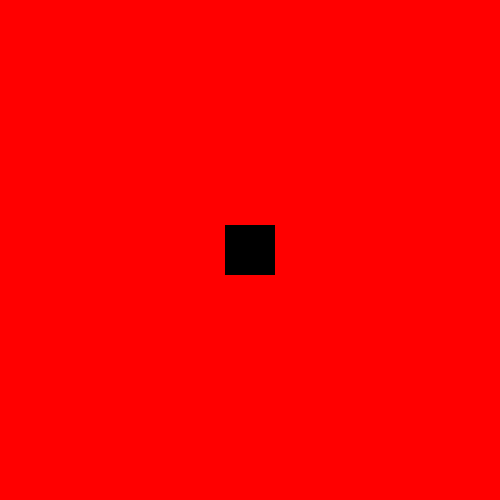
Frame 1 (no input)
Frame 60 (the mouse pressed at the canvas centre just before this capture): identical to frame 1, image omitted
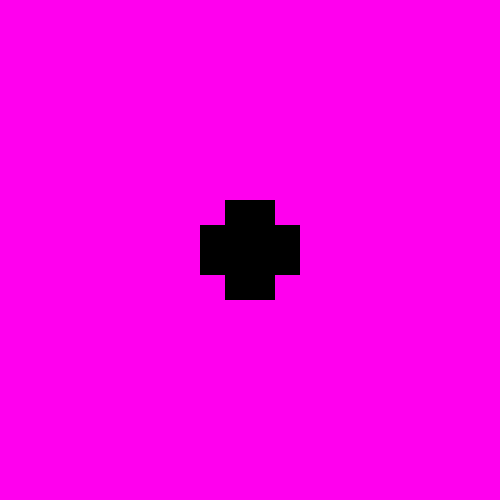
Frame 120 (the mouse held since frame 60 and released just before this capture)

The Processing sketch that drew these frames (run headless with seeded random() and noise(); from frame 60 on, the mouse is pressed at the canvas centre):

// Processing sketch: processing_92449
// ── processing_92449.pde

int myState = 0 ;

void setup() {
  size(500, 500) ;
  frameRate(10) ;
  
}

void draw() {
  
  
  rectMode(CENTER) ;


  background(0, 0, 0) ;
  
 
  if ((mouseX < 100) && (mouseX > 400) && (mouseY > 100) && (mouseY < 400)){
    noStroke() ;
   
     cursor(HAND);
  }
 
  else{
    noStroke() ;
   
      fill(0, 0, 0) ;
      cursor(HAND);
  }
  


switch(myState) {
 case 0:
background(#FF0000) ;

fill(#000000);
rect(250, 250, 50, 50); //left
 
fill(#000000);
rect(250, 250, 50, 50); //top
 
fill(#000000); 
rect(250, 250, 50, 50); //middle

fill(#000000); 
rect(250, 250, 50, 50); //right

fill(#000000); 
rect(250, 250, 50, 50); //bottom

  break;   
  
  case 1:
background(#FF00EE) ;

fill(#000000);
rect(225, 250, 50, 50); //left
 
fill(#000000);
rect(250, 225, 50, 50); //top
 
fill(#000000); 
rect(250, 250, 50, 50); //middle

fill(#000000); 
rect(275, 250, 50, 50); //right

fill(#000000); 
rect(250, 275, 50, 50); //bottom

  break;   
  
    case 2:
background(#AE00FF) ;

fill(#000000);
rect(200, 250, 50, 50); //left
 
fill(#000000);
rect(250, 200, 50, 50); //top
 
fill(#000000); 
rect(250, 250, 50, 50); //middle

fill(#000000); 
rect(300, 250, 50, 50); //right

fill(#000000); 
rect(250, 300, 50, 50); //bottom

  break;
  
 case 3:
background(#4400FF) ;

fill(#000000);
rect(175, 250, 50, 50); //left
 
fill(#000000);
rect(250, 175, 50, 50); //top
 
fill(#000000); 
rect(250, 250, 50, 50); //middle

fill(#000000); 
rect(325, 250, 50, 50); //right

fill(#000000); 
rect(250, 325, 50, 50); //bottom

  break;  
 
 case 4:
background(#006EFF) ;

fill(#000000);
rect(150, 250, 50, 50); //left
 
fill(#000000);
rect(250, 150, 50, 50); //top
 
fill(#000000); 
rect(250, 250, 50, 50); //middle

fill(#000000); 
rect(350, 250, 50, 50); //right

fill(#000000); 
rect(250, 350, 50, 50); //bottom

  break;
 
  case 5:
background(#00DDFF) ;

fill(#000000);
rect(125, 250, 50, 50); //left
 
fill(#000000);
rect(250, 125, 50, 50); //top
 
fill(#000000); 
rect(250, 250, 50, 50); //middle

fill(#000000); 
rect(375, 250, 50, 50); //right

fill(#000000); 
rect(250, 375, 50, 50); //bottom

  break; 
 
  case 6:
background(#00FFB3) ;

fill(#000000);
rect(100, 250, 50, 50); //left
 
fill(#000000);
rect(250, 100, 50, 50); //top
 
fill(#000000); 
rect(250, 250, 50, 50); //middle

fill(#000000); 
rect(400, 250, 50, 50); //right

fill(#000000); 
rect(250, 400, 50, 50); //bottom

  break; 
  
 case 7:
background(#00FF44) ;

fill(#000000);
rect(75, 250, 50, 50); //left
 
fill(#000000);
rect(250, 75, 50, 50); //top
 
fill(#000000); 
rect(250, 250, 50, 50); //middle

fill(#000000); 
rect(425, 250, 50, 50); //right

fill(#000000); 
rect(250, 425, 50, 50); //bottom

  break; 
  
 case 8:
  background(#BBFF00) ;

fill(#000000);
rect(50, 250, 50, 50); //left
 
fill(#000000);
rect(250, 50, 50, 50); //top
 
fill(#000000); 
rect(250, 250, 50, 50); //middle

fill(#000000); 
rect(450, 250, 50, 50); //right

fill(#000000); 
rect(250, 450, 50, 50); //bottom

break ;  

case 9:
  background(#FFF700) ;

fill(#000000);
rect(25, 250, 50, 50); //left
 
fill(#000000);
rect(250, 25, 50, 50); //top
 
fill(#000000); 
rect(250, 250, 50, 50); //middle

fill(#000000); 
rect(475, 250, 50, 50); //right

fill(#000000); 
rect(250, 475, 50, 50); //bottom
  break ;
  
  case 10:
  background(#FF9D00) ;

fill(#000000);
rect(50, 250, 50, 50); //left
 
fill(#000000);
rect(250, 50, 50, 50); //top
 
fill(#000000); 
rect(250, 250, 50, 50); //middle

fill(#000000); 
rect(450, 250, 50, 50); //right

fill(#000000); 
rect(250, 450, 50, 50); //bottom

break ;

case 11:
background(#FF3700) ;

fill(#000000);
rect(75, 250, 50, 50); //left
 
fill(#000000);
rect(250, 75, 50, 50); //top
 
fill(#000000); 
rect(250, 250, 50, 50); //middle

fill(#000000); 
rect(425, 250, 50, 50); //right

fill(#000000); 
rect(250, 425, 50, 50); //bottom

  break;
  
  case 12:
background(#FF00EE) ;

fill(#000000);
rect(100, 250, 50, 50); //left
 
fill(#000000);
rect(250, 100, 50, 50); //top
 
fill(#000000); 
rect(250, 250, 50, 50); //middle

fill(#000000); 
rect(400, 250, 50, 50); //right

fill(#000000); 
rect(250, 400, 50, 50); //bottom

  break;
  
  case 13:
background(#AE00FF) ;

fill(#000000);
rect(125, 250, 50, 50); //left
 
fill(#000000);
rect(250, 125, 50, 50); //top
 
fill(#000000); 
rect(250, 250, 50, 50); //middle

fill(#000000); 
rect(375, 250, 50, 50); //right

fill(#000000); 
rect(250, 375, 50, 50); //bottom

  break;
  
  case 14:
background(#4400FF) ;

fill(#000000);
rect(150, 250, 50, 50); //left
 
fill(#000000);
rect(250, 150, 50, 50); //top
 
fill(#000000); 
rect(250, 250, 50, 50); //middle

fill(#000000); 
rect(350, 250, 50, 50); //right

fill(#000000); 
rect(250, 350, 50, 50); //bottom

  break;
  
  case 15:
background(#006EFF) ;

fill(#000000);
rect(175, 250, 50, 50); //left
 
fill(#000000);
rect(250, 175, 50, 50); //top
 
fill(#000000); 
rect(250, 250, 50, 50); //middle

fill(#000000); 
rect(325, 250, 50, 50); //right

fill(#000000); 
rect(250, 325, 50, 50); //bottom

  break;  
    
  case 16:
background(#00DDFF) ;

fill(#000000);
rect(200, 250, 50, 50); //left
 
fill(#000000);
rect(250, 200, 50, 50); //top
 
fill(#000000); 
rect(250, 250, 50, 50); //middle

fill(#000000); 
rect(300, 250, 50, 50); //right

fill(#000000); 
rect(250, 300, 50, 50); //bottom

  break;

case 17:
background(#00FFB3) ;

fill(#000000);
rect(225, 250, 50, 50); //left
 
fill(#000000);
rect(250, 225, 50, 50); //top
 
fill(#000000); 
rect(250, 250, 50, 50); //middle

fill(#000000); 
rect(275, 250, 50, 50); //right

fill(#000000); 
rect(250, 275, 50, 50); //bottom

  break;  
     
}
}

void mousePressed() {
  myState = myState + 1 ;
  if(myState > 17) {
    myState = 0 ;
  }
}
